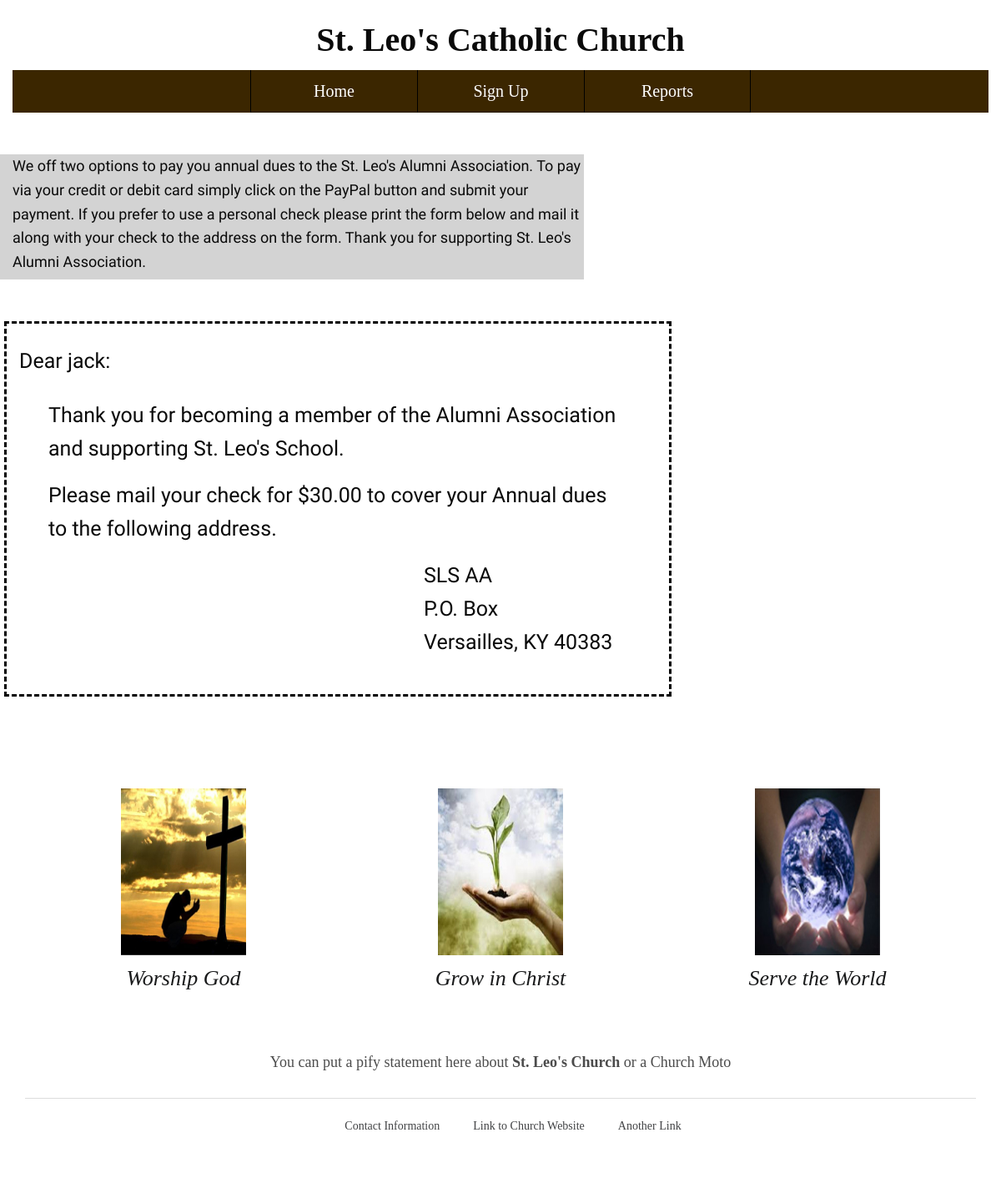
The page /donorform/ on the database as committed earlier.
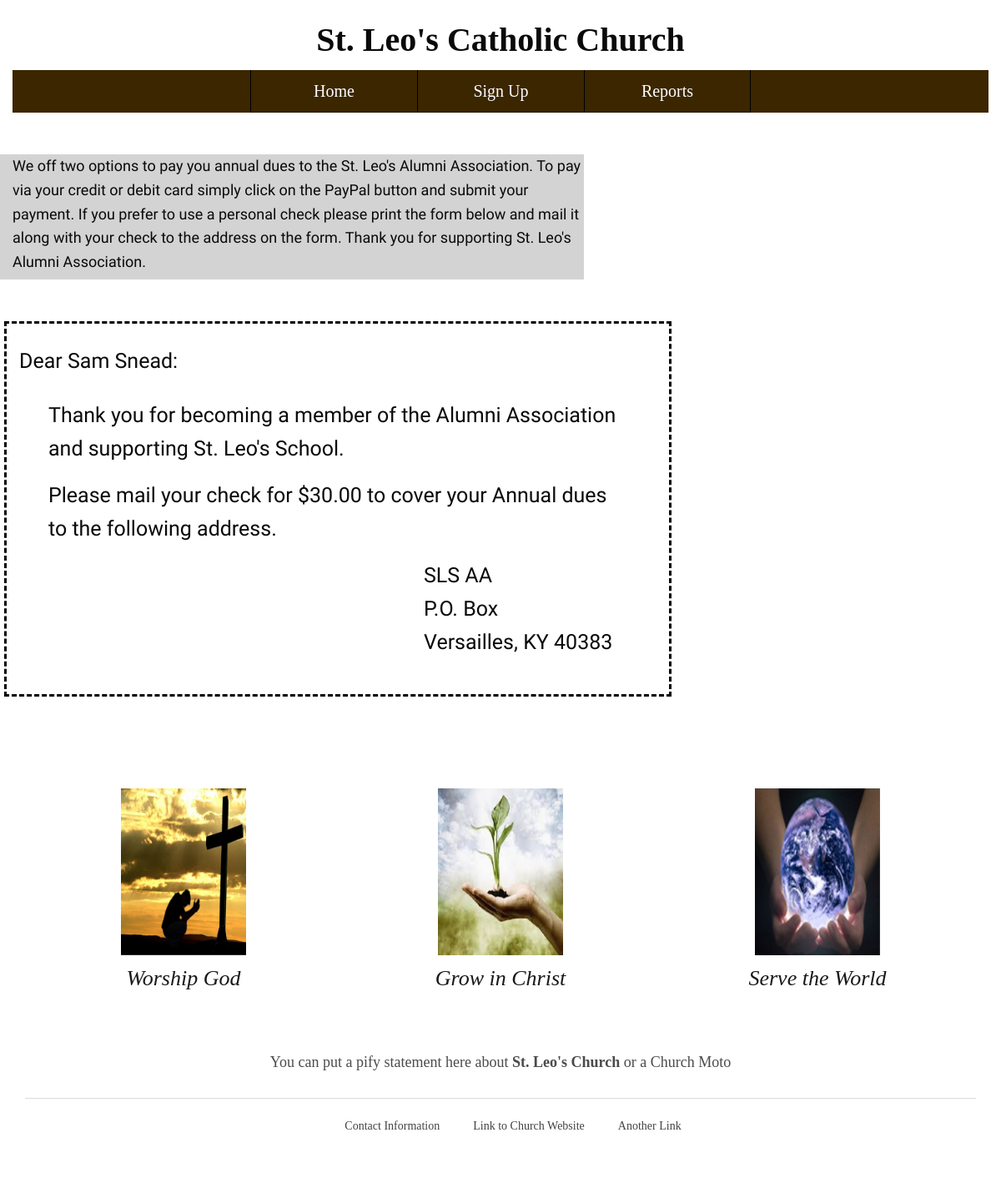
The same page on the database as committed later.
### signup/models.py (models this page shows)
class DonorInfo(models.Model):
    name = models.CharField(max_length=35)
    street_address = models.CharField(blank=True, null=True, max_length=50)
    city = models.CharField(max_length=25, blank=True, null=True)
    state = models.CharField(max_length=2, blank=True, null=True)
    zipcode = models.IntegerField(null=True)
    email = models.EmailField(max_length=35, blank=True, null=True)
    phone = models.CharField(max_length=15, null=True, blank=True)
    date_created = models.DateTimeField(default=datetime.datetime.now, null=True)
    days_since_created = models.IntegerField(null=True, blank=True)
    payment_recvd = models.NullBooleanField(null=True)
    date_recvd = models.DateField(null=True)
    def __str__(self):
        return self.name

### signup/views.py (the view)
# urls.py: path('donorform/', views.donor_form, name='donorform'),
def donor_form(request):
    donor = DonorInfo.objects.latest('date_created')
    name = donor.name
    d = donor.date_created
    date = d.strftime("%m-%d-%Y")
    context = {'donor': donor, 'name': name, 'date': date}
    return render(request, 'donorform.html', context)

### templates/donorform.html (shortened to what this page needs)
{% load widget_tweaks %}
{% load static %}
{% load bootstrap3 %}
{% bootstrap_css %}
<!DOCTYPE html>
<html data-whatinput="mouse" data-whatintent="mouse" class=" whatinput-types-initial whatinput-types-keyboard whatinput-types-mouse"><head>
  <link rel="stylesheet" href="{% static "css/foundation.min.css" %}">
  <link rel="stylesheet"href="{% static "css/wireframe-theme.min.css" %}">
  <link rel="stylesheet" href="{% static "css/main.css" %}">
<meta class="foundation-mq"></head>
<body class="" cz-shortcut-listen="true">
  <h1 class="site-title">St. Leo's Catholic Church</h1>
  <div class="container nav-wrapper">
    <a class="link-text nav-button" href="{% url 'index' %}">Home</a>
    <a class="link-text nav-button" href="{% url 'signupform' %}">Sign Up</a>
<a class="link-text nav-button" href="{% url 'reports' %}">Reports</a>
  </div>
  <div class='instructions'>
    <p class='instruct'>We off two options to pay you annual dues to the St. Leo's Alumni Association.
      To pay via your credit or debit card simply click on the PayPal button and submit
      your payment.  If you prefer to use a personal check please print the form below
      and mail it along with your check to the address on the form.  Thank you for
       supporting St. Leo's Alumni Association.</p>
</div>
<div class='donationform'>
<div class='name'>
  <p>Dear {{donor}}:</p>
</div>
<div class='statement'>
<p>Thank you for becoming a member of the Alumni Association and supporting
  St. Leo's School.</p>
<p>Please mail your check for $30.00  to cover your Annual dues to the following
  address.</p>
</div>
<div class='address'>
<p> SLS AA<br>
 P.O. Box<br>
Versailles, KY 40383</p>
</div>
</div>
    <div class="container services-grid">
      <div class="container service">
        <div class="responsive-picture">
          <picture><img alt="Placeholder Picture" src="{% static 'images/cross.jpg' %}">
          </picture>
        </div>
        <h5 class="service-title">Worship God</h5>
      </div>
      <div class="container service">
        <div class="responsive-picture">
          <picture><img alt="Placeholder Picture" src="{% static 'images/grow.jpeg' %}">
          </picture>
        </div>
        <h5 class="service-title">Grow in Christ<br>
        </h5>
      </div>
      <div class="container service">
        <div class="responsive-picture">
          <picture><img alt="Placeholder Picture" src="{% static 'images/world.jpg' %}">
          </picture>
        </div>
        <h5 class="service-title">Serve the World<br>
        </h5>
      </div>
    </div>
    <div class="container container-1">
      <p class="paragraph paragraph-1">You can put a pify statement here about <strong>St. Leo's Church</strong> or a Church Moto<br>
    </div>
    <div class="container footer">
      <div class="rule">
        <hr>
      </div>
      <div class="container footer-nav">
        <a class="link-text footer-nav" href="#">Contact Information</a>
        <a class="link-text footer-nav" href="#">Link to Church Website</a>
        <a class="link-text footer-nav" href="#">Another Link</a>
      </div>
    </div>
  </body></html>

Rows that differ between the two databases and show on the page:
no longer on this page (row unchanged): DonorInfo: name "jack"
added DonorInfo: name "Sam Snead"
